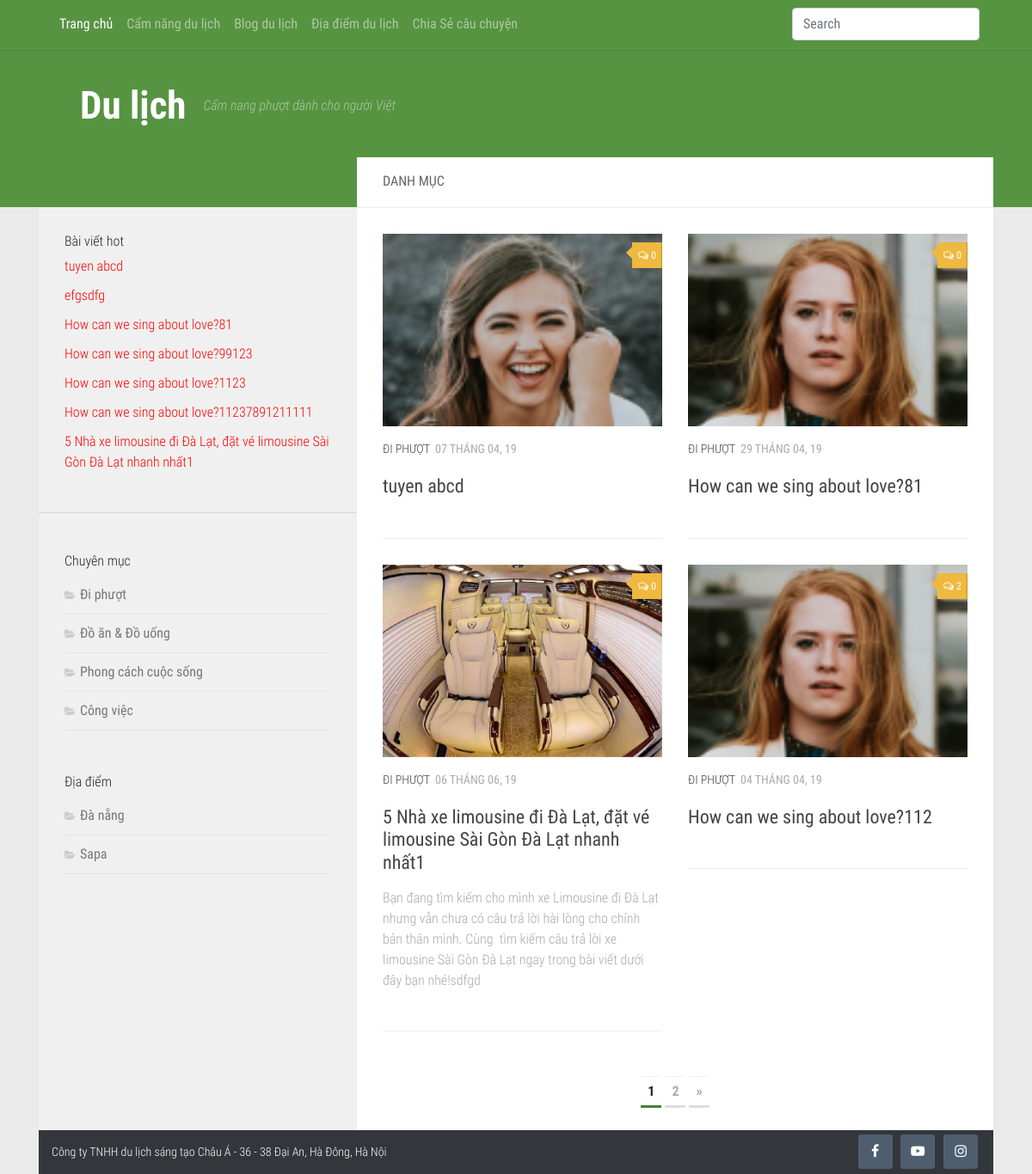
The app's page /danhmuctintuc.php?id=15 with its own data.
### tables this page shows
CREATE TABLE `tintuc` (
  `tintuc_id` int(11) NOT NULL,
  `danhmuc_id` int(11) DEFAULT NULL,
  `tintuc_ten` varchar(150) DEFAULT NULL,
  `tintuc_mota` text NOT NULL,
  `tintuc_noidung` text,
  `tintuc_anh` varchar(100) DEFAULT NULL,
  `tintuc_ngaytao` date DEFAULT NULL,
  `tintuc_hot` tinyint(4) DEFAULT NULL
);

CREATE TABLE `danhmuc` (
  `danhmuc_id` int(11) NOT NULL,
  `danhmuc_ten` varchar(100) NOT NULL,
  `danhmuc_vitri` int(11) NOT NULL,
  `danhmuc_ngaytao` date NOT NULL
);

CREATE TABLE `diadiem` (
  `diadiem_id` int(11) NOT NULL,
  `diadiem_ten` varchar(150) NOT NULL,
  `diadiem_anh` varchar(100) NOT NULL,
  `diadiem_ngaytao` date NOT NULL,
  `diadiem_vitri` int(11) NOT NULL
);

### danhmuctintuc.php (the view, shortened to what this page needs)
<?php include('includes/mysqli_connect.php');?>
<?php include('includes/functions.php');?>
<?php include('includes/header.php');?>
<?php
$type = 'tintuc';
if($id = validate_id($_GET['id'])) {
    $display = 4;
    $posts = fetch_categories_news($display, $id);
    $type = 'tintuc';
    $start = (isset($_GET['s']) && filter_var($_GET['s'], FILTER_VALIDATE_INT, array('min_range' => 1))) ? $_GET['s'] : 0;
} else {
    redirect_to();
}
 ?>
<main id="main">
  <div class="container">
    <div class="row">
      <div class="col-md-12">
        <div class="wrapper-main">
          <div class="row m-0">
            <div class="col-md-4 p-0">
              <?php include('includes/sidebar.php');?>
            </div>
            <div class="col-md-8 p-0">
              <div class="wrapper-main-content">
                <h2 class="title"> DANH MỤC </h2>
                <div class="row">
                  <div class="col-md-12">
                    <div class="box-content">
                      <div id="grid-wrapper" class="post-list clearfix">
                        <div class="row">
                          <?php
                          if(!empty($posts)){
                            foreach ($posts as $post) {
                              $countComment = countComment($type, $post['tintuc_id']);
                              if($countComment > 0) {
                                $count = $countComment;
                              } else {
                                $count = 0;
                              }
                             echo "
                                  <div class='col-md-6'>
                                    <article class='clearfix post'>
                                      <div class='post-inner post-hover'>
                                          <div class='post-thumbnail featured-img-thumb-large'>
                                              <a href='single.php?id={$post['tintuc_id']}' title=''>
                                                  <img src='".BASE_URL."/admin/uploads/images/{$post['tintuc_anh']}' class='img-fluid' alt=''>
                                              </a>
                                              <a class='post-comments' href='single.php?id={$post['tintuc_id']}#disscuss'><span><i class='fa fa-comments-o'></i>{$count}</span></a>
                                          </div>
                                          <div class='post-meta clearfix'>
                                              <p class='post-category'><a href='danhmuctintuc.php?id={$post['danhmuc_id']}'>{$post['danhmuc_ten']}</a></p>
                                              <p class='post-date'>
                                                  <time class='published'>{$post['date']}</time>
                                              </p>
                                          </div>
                                          <h2 class='post-title'>
                                            <a href='single.php?id={$post['tintuc_id']}' title='{$post['tintuc_ten']}'>{$post['tintuc_ten']}</a>
                                          </h2>
                                          <div class='excerpt'>
                                              <p>{$post['tintuc_mota']}</p>
                                          </div>
                                      </div>
                                    </article>
                                </div>
                              ";
                            }
                          } else {
                            $messages = "<p>Không có bài viết nào</p>";
                          }
                          ?>
                        </div>
                      </div>
                      <?php echo pagination_category($id ,$display , 'tintuc', 'danhmuc');  ?>
                    </div>
                  </div>
                </div>
              </div>
            </div>
          </div>
        </div>
      </div>
    </div>
  </div>
</main>
<?php include('includes/footer.php');?>

### includes/sidebar.php (shortened to what this page needs)
<aside id="aside">
  <div class="sidebar-sticky">
    <div class="wrapper-post-hot">
      <h3 class="title">
        Bài viết hot
      </h3>
      <ul class="list-post-hot">
        <?php
          $query = "SELECT tintuc_id, tintuc_ten FROM tintuc WHERE tintuc_hot = 1 ORDER BY tintuc_id ASC LIMIT 0, 10";
          $result = $dbc->query($query);
          while ($news = $result->fetch_array(MYSQLI_ASSOC)) {
              echo "<li><a href='single.php?id={$news['tintuc_id']}'";
              echo ">".$news['tintuc_ten']. "</a></li>";
          }
         ?>
      </ul>
    </div>
    <hr>
    <div class="wrapper-categories">
      <h3 class="title">
        Chuyên mục
      </h3>
      <ul>
        <?php
          $query = "SELECT * FROM danhmuc ORDER BY danhmuc_id ASC";
          $result = $dbc->query($query);
          while ($cats = $result->fetch_array(MYSQLI_ASSOC)) {
              echo "<li class='cat-item'><a href='danhmuctintuc.php?id={$cats['danhmuc_id']}'";
              echo ">".$cats['danhmuc_ten']. "</a></li>";
          }
         ?>
      </ul>
    </div>
    <div class="wrapper-categories">
      <h3 class="title">
        Địa điểm
      </h3>
      <ul>
        <?php
          $query = "SELECT * FROM diadiem ORDER BY diadiem_id ASC";
          $result = $dbc->query($query);
          while ($location = $result->fetch_array(MYSQLI_ASSOC)) {
              echo "<li class='cat-item'><a href='diadiem.php?id={$location['diadiem_id']}'";
              echo ">".$location['diadiem_ten']. "</a></li>";
          }
         ?>
      </ul>
    </div>
  </div>
</aside>

### assets/css/style.css (style rules this page uses)
a { text-decoration: none !important; }
a, a:after, a:before { -webkit-transition: all .2s ease; -moz-transition: all .2s ease; -o-transition: all .2s ease; transition: all .2s ease; }
p { font-weight:300; }
.post-date { margin-bottom:0; }
body { background:#eaeaea }
ul { list-style: none;padding: 0;margin-bottom: 0; }
#aside { background: #f0f0f0;height: 100%; }
.wrapper-main { background: #fff; -webkit-box-shadow: 0 1px 1px rgba(0,0,0,.1); box-shadow: 0 1px 1px rgba(0,0,0,.1); }
body { font-family: 'Roboto Condensed', Arial, sans-serif; }
h3.title { font-size: 16px;font-weight: 300; }
.list-post-hot li a { font-weight: 300;color: red; }
.sidebar-sticky { position: -webkit-sticky; position: sticky; top: 0; }
.wrapper-post-hot,.wrapper-categories { padding:30px 30px 20px; }
.wrapper-categories .cat-item { padding: 10px 0; border-bottom: 1px solid #e4e4e4; }
.wrapper-categories .cat-item a { color: #777; }
.wrapper-categories .cat-item a::before { content: "\f07c"; font-family: FontAwesome; font-size: 12px; margin-right: 6px; color: #ccc; display: inline-block!important; width: 1em; text-align: center; }
h2.title { color: #666; font-size: 16px; padding: 18px 30px 21px; border-bottom: 1px solid #eee; margin-bottom: 0; min-height: 59px; }
.wrapper-main-content { margin-top: -58px;background:#fff; }
.box-content { padding: 30px 30px 20px; }
.post { position: relative; overflow: hidden; }
.post-hover, .post-hover .post-thumbnail { webkit-backface-visibility: hidden; backface-visibility: hidden; perspective: 1000px; transform-style: preserve-3d; }
.post-thumbnail { width: 100%; -webkit-transition: all 1s ease; -moz-transition: all 1s ease; transition: all 1s ease; position: relative; margin-bottom: 1em; padding-top: 69%; }
.post-comments { background: #efb93f; font-size: .75rem; line-height: 1.66rem; color: #fff; display: block; position: absolute; top: 10px; right: 0; -webkit-box-shadow: inset -1px 0 1px rgba(0,0,0,.2); box-shadow: inset -1px 0 1px rgba(0,0,0,.2); }
.post-comments>span { display: block; position: relative; padding: 2px 7px; }
.post-comments>span:before { content: ''; display: inline-block; border-left: 9px solid transparent; border-right: 9px solid #efb93f; border-top: 9px solid transparent; border-bottom: 9px solid transparent; position: absolute; top: 3px; left: -16px; }
.post-comments i { margin-right: 3px; }
.post-meta { font-size: .875em; font-weight: 400; color: #bbb; margin-bottom: .3em; text-transform: uppercase; }
.post-meta .post-category { float: left; margin-right: 6px; }
.post-title a,.post-category a { color: #444; }
.excerpt { font-size: 1em;color: #aaa;margin-bottom: 0; }
.post-list .post-title { font-size: 1.375em; }
.post-list .post { border-bottom: 1px solid #eee; margin-bottom: 30px; padding-bottom: 30px; }
.list-post-hot li { margin-bottom: 10px; }
.post-thumbnail img { position:absolute;top: 0;bottom: 0;left: 0;right: 0;height: 100%;width: 100%;object-fit: cover; }
.published { font-size: 1em; font-weight: 400; color: #aaa; margin-bottom: 1em; display: inline-block; }

### records on screen
tintuc: tintuc_ten "tuyen abcd", tintuc_anh (picture), count "0", danhmuc.danhmuc_ten "ĐI PHƯỢT", date "07 THÁNG 04, 19"
tintuc: tintuc_ten "efgsdfg"
tintuc: tintuc_ten "How can we sing about love?81", tintuc_anh (picture), count "0", danhmuc.danhmuc_ten "ĐI PHƯỢT", date "29 THÁNG 04, 19"
tintuc: tintuc_ten "How can we sing about love?99123"
tintuc: tintuc_ten "How can we sing about love?1123"
tintuc: tintuc_ten "How can we sing about love?11237891211111"
tintuc: tintuc_ten "5 Nhà xe limousine đi Đà Lạt, đặt vé limousine Sài Gòn Đà Lạt nhanh nhất1", tintuc_anh (picture), count "0", danhmuc.danhmuc_ten "ĐI PHƯỢT", date "06 THÁNG 06, 19", tintuc_mota "Bạn đang tìm kiếm cho mình xe Limousine đi Đà Lạt nhưng vẫn chưa có câu trả lời hài lòng cho chính bản thân mình. Cùng tìm kiếm câu trả lời xe limousine Sài Gòn Đà Lạt ngay trong bài viết dưới đây bạn nhé!sdfgd"
danhmuc: danhmuc_ten "Đi phượt"
danhmuc: danhmuc_ten "Đồ ăn & Đồ uống"
danhmuc: danhmuc_ten "Phong cách cuộc sống"
danhmuc: danhmuc_ten "Công việc"
diadiem: diadiem_ten "Đà nẵng"
diadiem: diadiem_ten "Sapa"
tintuc: tintuc_anh (picture), count "2", danhmuc.danhmuc_ten "ĐI PHƯỢT", date "04 THÁNG 04, 19", tintuc_ten "How can we sing about love?112"
